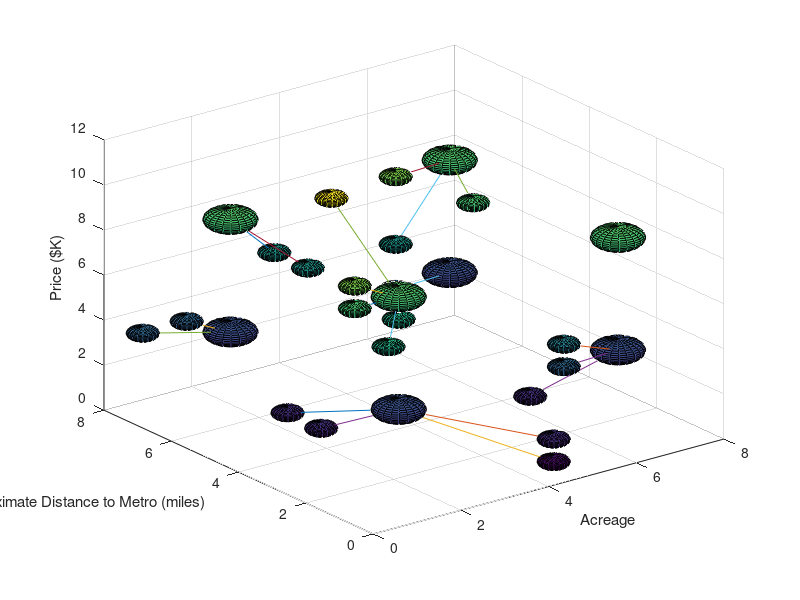

Here is the MATLAB script that generated this plot:
function plotHouses 

% plot center node 
[x1,y1,z1] = sphere;
%[x2,y2,z2] = sphere2;
%[x3,y3,z3] = sphere3;
%[x4,y4,z4] = sphere4;

%acreage 0.3:4
%price: 1000:50,0000
%distance to metro stop: 0.1:6
anchors = zeros(8,3);
figure
for i=1:8
    %acreage
    newX = 2.5;
    if i > 4
        newX = 7.5;
    end
    
    newY = 2.5;
    if i==3 || i==4 || i==7 || i==8
        newY = 7.5;
    end
    
    newZ = 2.5;
    if i==2 || i==4 || i==6 || i==8
        newZ = 7.5;
    end
    r = 0.5;
    surf(x1*r+newX, y1*r+newY, z1*r+newZ);
    anchors(i,1) = newX; 
    anchors(i,2) = newY;
    anchors(i,3) = newZ; 
    hold on;
end
    
for i=1:20
    r = 0.3;
    randX = round(6 * rand())+0.5;
    randY = round(7 * rand())+0.5;
    randZ = round(10 * rand())+0.5;
    
    surf(x1*r+randX,y1*r+randY,z1*r+randZ);
    
    minNode = zeros(3,1);
    minVal = 99999;
    for i=1:8
        nodeX = anchors(i,1);
        nodeY = anchors(i,2);
        nodeZ = anchors(i,3);
        temp = sqrt((randX-nodeX)^2+(randY-nodeY)^2+(randZ-nodeZ)^2);
        if temp < minVal
            minVal = temp;
            minNode = anchors(i,:);
        end
        minNode;
        
    end
    plot3([randX minNode(1)], [randY minNode(2)], [randZ minNode(3)]);
    hold on;
end

hold off; 

xlabel('Acreage');
ylabel('Approximate Distance to Metro (miles)');
zlabel('Price ($K)');
    

% find other nodes 
% plot lines to them

end